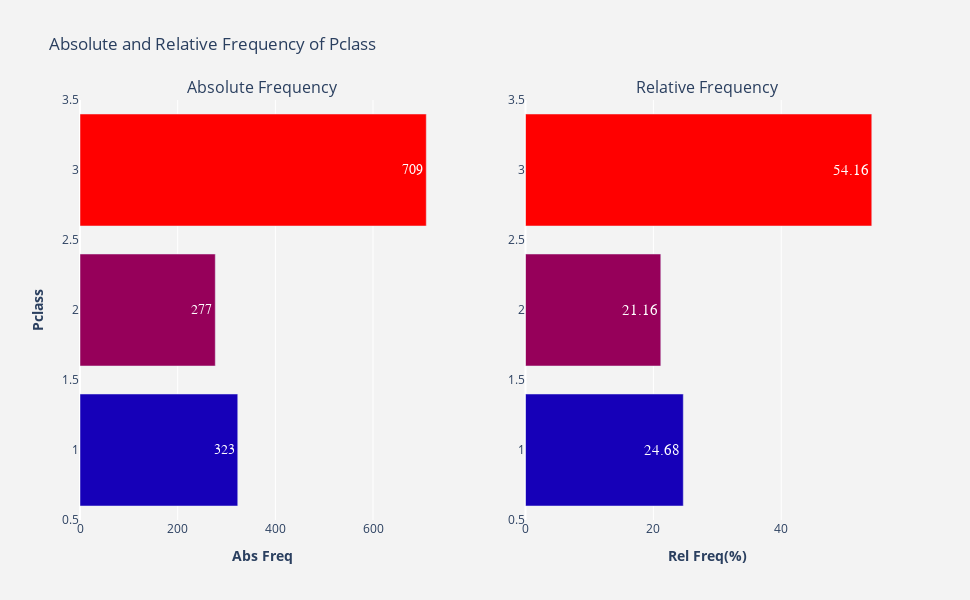

Notebook cell for this chart:
### Code cell
plotFrequency(merged.Pclass)

### Figure 1 — Plotly figure (JSON) as saved in the notebook; plotly's stock layout.template omitted (floating-point values rounded to 4 significant figures)
{"data": [{"hoverinfo": "x+y", "marker": {"color": [709, 323, 277], "colorscale": [[0, "rgb(150,0,90)"], [0.125, "rgb(0,0,200)"], [0.25, "rgb(0,25,255)"], [0.375, "rgb(0,152,255)"], [0.5, "rgb(44,255,150)"], [0.625, "rgb(151,255,0)"], [0.75, "rgb(255,234,0)"], [0.875, "rgb(255,111,0)"], [1, "rgb(255,0,0)"]]}, "name": "Abs Freq", "orientation": "h", "text": [709, 323, 277], "textfont": {"family": "sans serif", "size": 14}, "textposition": "auto", "type": "bar", "x": [709, 323, 277], "xaxis": "x", "y": [3, 1, 2], "yaxis": "y"}, {"hoverinfo": "x+y", "marker": {"color": [54.16, 24.68, 21.16], "colorscale": [[0, "rgb(150,0,90)"], [0.125, "rgb(0,0,200)"], [0.25, "rgb(0,25,255)"], [0.375, "rgb(0,152,255)"], [0.5, "rgb(44,255,150)"], [0.625, "rgb(151,255,0)"], [0.75, "rgb(255,234,0)"], [0.875, "rgb(255,111,0)"], [1, "rgb(255,0,0)"]]}, "name": "Rel Freq(%)", "orientation": "h", "text": [54.16, 24.68, 21.16], "textfont": {"family": "sans serif", "size": 15}, "textposition": "auto", "type": "bar", "x": [54.16, 24.68, 21.16], "xaxis": "x2", "y": [3, 1, 2], "yaxis": "y2"}], "layout": {"annotations": [{"font": {"size": 16}, "showarrow": false, "text": "Absolute Frequency", "x": 0.225, "xanchor": "center", "xref": "paper", "y": 1, "yanchor": "bottom", "yref": "paper"}, {"font": {"size": 16}, "showarrow": false, "text": "Relative Frequency", "x": 0.775, "xanchor": "center", "xref": "paper", "y": 1, "yanchor": "bottom", "yref": "paper"}], "height": 600, "hovermode": "closest", "paper_bgcolor": "rgb(243, 243, 243)", "plot_bgcolor": "rgb(243, 243, 243)", "showlegend": false, "title": {"text": "Absolute and Relative Frequency of Pclass"}, "width": 970, "xaxis": {"anchor": "y", "domain": [0, 0.45], "title": {"text": "<b>Abs Freq</b>"}}, "xaxis2": {"anchor": "y2", "domain": [0.55, 1], "title": {"text": "<b>Rel Freq(%)</b>"}}, "yaxis": {"anchor": "x", "domain": [0, 1], "title": {"text": "<b>Pclass</b>"}}, "yaxis2": {"anchor": "x2", "domain": [0, 1]}}}
